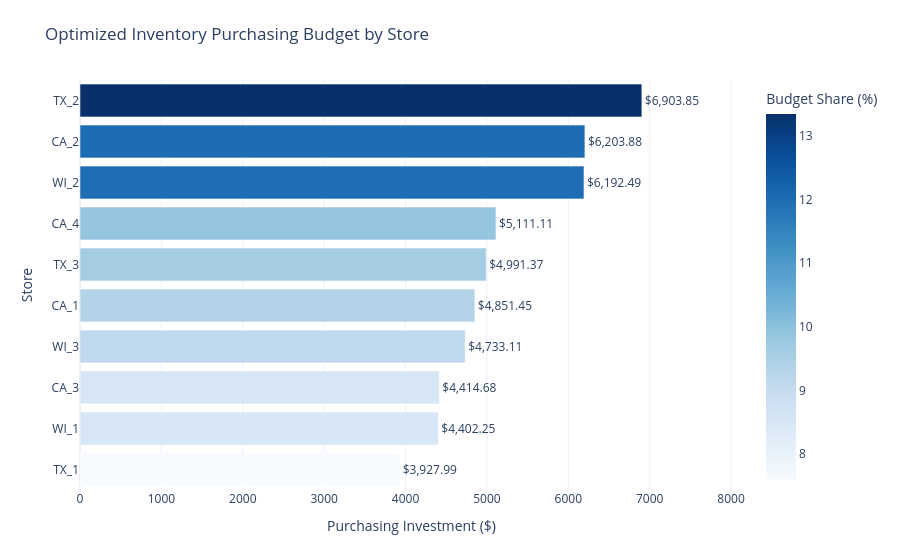

This figure's notebook cell:
### Code cell
fig.update_xaxes(
    range=[0, store_inventory["Order_Cost"].max() * 1.18]
)

fig.update_layout(
    margin=dict(l=80, r=100, t=80, b=60)
)

fig.show()

### Figure 1 — Plotly figure (JSON) as saved in the notebook; plotly's stock layout.template omitted (floating-point values rounded to 4 significant figures)
{"data": [{"hovertemplate": "Purchasing Cost ($)=%{text}<br>Store=%{y}<br>Budget Share (%)=%{marker.color}<extra></extra>", "legendgroup": "", "marker": {"color": [7.593, 8.51, 8.534, 9.149, 9.378, 9.648, 9.88, 11.97, 11.99, 13.35], "coloraxis": "coloraxis", "pattern": {"shape": ""}}, "name": "", "orientation": "h", "showlegend": false, "text": [3928.0, 4402.0, 4415.0, 4733.0, 4851.0, 4991.0, 5111.0, 6192.0, 6204.0, 6904.0], "textposition": "outside", "texttemplate": "$%{text:,.2f}", "type": "bar", "x": [3928.0, 4402.0, 4415.0, 4733.0, 4851.0, 4991.0, 5111.0, 6192.0, 6204.0, 6904.0], "xaxis": "x", "y": ["TX_1", "WI_1", "CA_3", "WI_3", "CA_1", "TX_3", "CA_4", "WI_2", "CA_2", "TX_2"], "yaxis": "y"}], "layout": {"barmode": "relative", "coloraxis": {"autocolorscale": false, "colorbar": {"title": {"text": "Budget Share (%)"}}, "colorscale": [[0, "rgb(247,251,255)"], [0.125, "rgb(222,235,247)"], [0.25, "rgb(198,219,239)"], [0.375, "rgb(158,202,225)"], [0.5, "rgb(107,174,214)"], [0.625, "rgb(66,146,198)"], [0.75, "rgb(33,113,181)"], [0.875, "rgb(8,81,156)"], [1, "rgb(8,48,107)"]]}, "height": 550, "legend": {"tracegroupgap": 0}, "margin": {"b": 60, "l": 80, "r": 100, "t": 80}, "title": {"text": "Optimized Inventory Purchasing Budget by Store"}, "xaxis": {"anchor": "y", "domain": [0, 1], "range": [0, 8147.0], "title": {"text": "Purchasing Investment ($)"}}, "yaxis": {"anchor": "x", "domain": [0, 1], "title": {"text": "Store"}}}}
